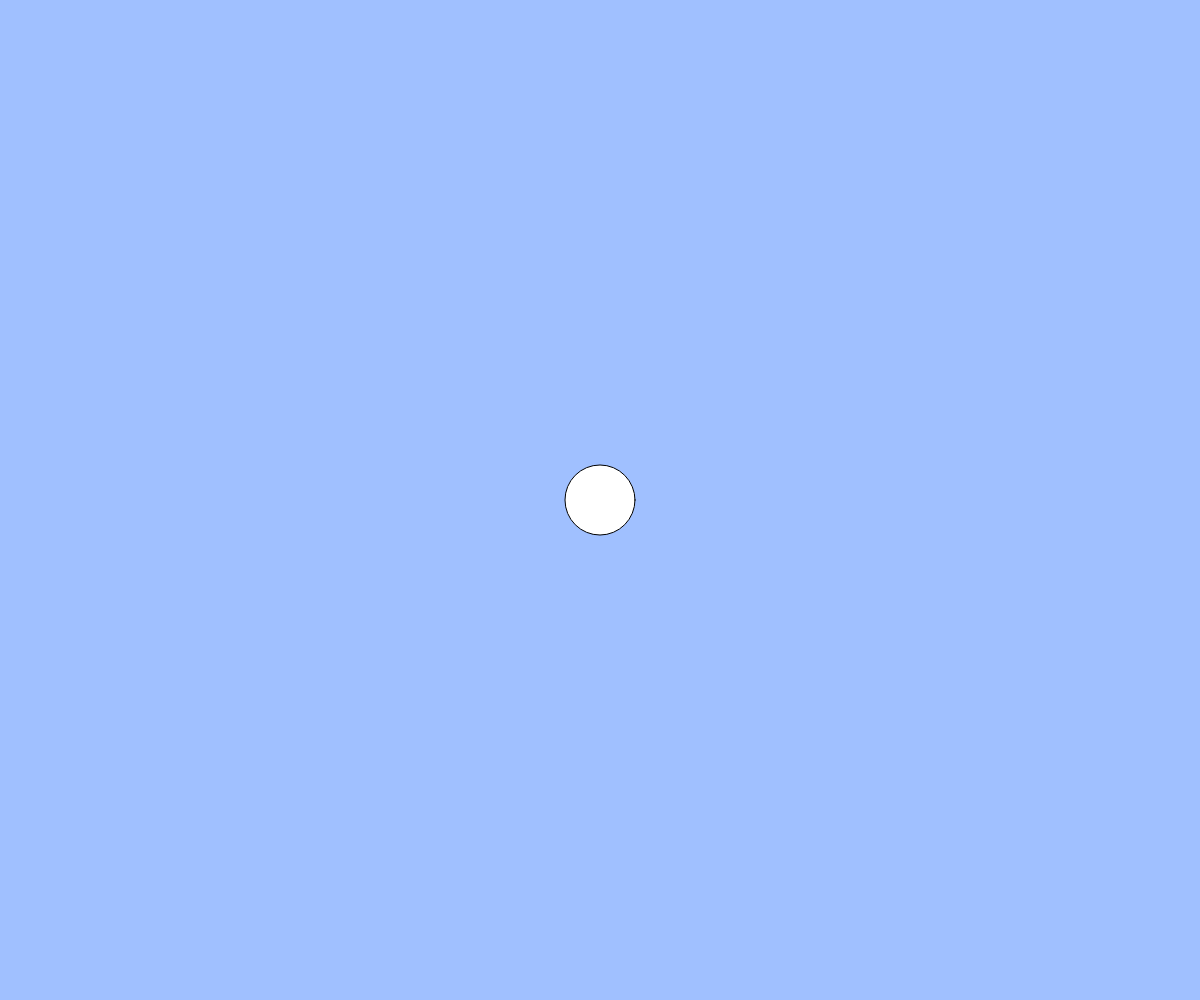
Frame 1 (no input)
Frame 60 (no input): identical to frame 1, image omitted
Frame 120 (the mouse pressed at the canvas centre since frame 60): identical to frame 1, image omitted

The p5.js sketch that drew this single still picture (run headless with seeded random() and noise() and a simulated clock; from frame 60 on, the mouse is pressed at the canvas centre):

// p5.js sketch
// ── sketch.js
// 練習問題「心臓の鼓動のように大きくなったり小さくなったりする円」
let count;
let cycle;

function setup(){
  createCanvas(windowWidth, windowHeight);
  count = 0;
  cycle = 100;
}
function draw(){
  background(160, 192, 255);
  count = (count + 1) % cycle;
  // BLANK[1]
  let size = count
  if(size <80){size = 70}
  if(keyIsDown(" ".charCodeAt(0))){count = 2 * (count + 1) % cycle}
  ellipse(width / 2, height / 2, size);

}



// /function draw(){
//   background(160, 192, 255);
//   count = (count + 1)%cycle;
  
//   let size = count // BLANK[1]
//   if(keyIsdown("A".charCodeAt(0))){
//     count = 2*(count + 1) % cycle 
//   }
//   ellipse(width / 2, height / 2, size);
  
// }


// function draw(){
//   background(160, 192, 255);
//   count = (count + 1) % cycle;
//   size = count; // BLANK[1]
//   if(size = 100){
//     size = count
//   }
//   ellipse(width / 2, height / 2, size);
// }

// //function draw(){
//   background(160, 192, 255);
//   count = (count + 1) % cycle;
//   size = count; // BLANK[1]
//   if(size = 100){
//     size = count
//   }
//   ellipse(width / 2, height / 2, size);
